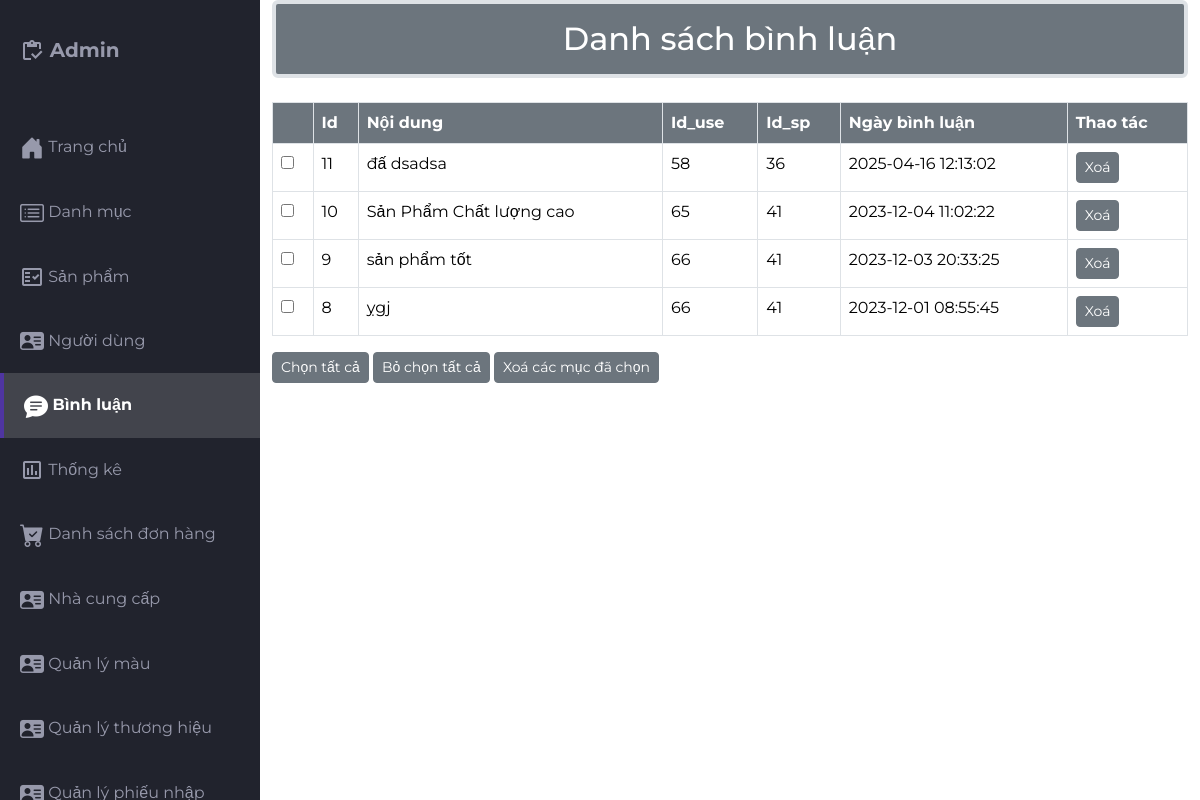
/src/Admin/indexadmin.php?act=listbl (signed in), run on the app's committed database.
### tables this page shows
CREATE TABLE `coment` (
  `cmt_id` int(10) NOT NULL COMMENT 'ID bình luận',
  `cmt_content` text NOT NULL COMMENT 'Nội dung bình luận',
  `cmt_date` varchar(50) NOT NULL DEFAULT current_timestamp() COMMENT 'Ngày bình luận',
  `pro_id` int(10) NOT NULL COMMENT 'ID Sản phẩm',
  `kh_id` int(10) NOT NULL COMMENT 'Id Khách hàng'
);

### src/app/model/connectdb.php (called while the page is built, shortened)
<?php
function get_connect()
{
    try {
        $conn = new PDO("mysql:host=localhost;dbname=da1;charset=utf8", "root", "");
        $conn->setAttribute(PDO::ATTR_ERRMODE, PDO::ERRMODE_EXCEPTION);
        return $conn;
    } catch (Exception $e) {
        echo 'Kết nối thất bại: ' . $e->getMessage();
        return null;
    }
}
function pdo_queryall($sql)
{
    $thamso = array_slice(func_get_args(), 1);
    $conn = get_connect();
    try {
        $exe = $conn->prepare($sql);
        $exe->execute($thamso);
        return $exe->fetchAll(PDO::FETCH_ASSOC);
    } catch (Exception $e) {
        echo 'Thao tác thất bại: ' . $e->getMessage();
    } finally {
        unset($conn);
    }
}

### src/app/model/binhluan.php (called while the page is built, shortened)
<?php
    function load_binhluan($pro_id = 0){
        $sql = "select * from coment where 1";
        $sql .= " order by cmt_id desc";
        $result = pdo_queryall($sql);
        return $result;
    }
?>

### src/Admin/binhluan/list_bl.php (the view)
<div class="container">
    <h2 class="border border-4 mb-4 text-bg-secondary p-3 text-center rounded">Danh sách bình luận</h2>
        <div class="table-responsive">
          <table class="table table-bordered ">
              <thead>
                <tr>
                  <Th class="text-bg-secondary"></Th>
                  <th class="text-bg-secondary">Id</th>
                  <th class="text-bg-secondary">Nội dung</th>
                  <th class="text-bg-secondary">Id_use</th>
                  <Th class="text-bg-secondary">Id_sp</Th>
                  <Th class="text-bg-secondary">Ngày bình luận</Th>
                  <Th class="text-bg-secondary">Thao tác</Th>
                </tr>
              </thead>
              <tbody>
                 <?php foreach ($listbl as $bl) {
                  extract($bl);
                ?>
                <tr>
                  <td><input type="checkbox" name="checkbox" id=""></td>
                  <td><?= $cmt_id   ?></td>
                  <td><?= $cmt_content  ?></td>
                  <td><?= $pro_id    ?></td>
                  <td><?= $kh_id    ?></td>
                  <td><?= $cmt_date  ?></td>
                  <td>
                      <a href="indexadmin.php?act=xoabl&cmt_id=<?php echo $cmt_id ?>"><input type="button" class="btn btn-secondary btn-sm" name="" value="Xoá" id=""></a>
                  </td>
                </tr>
                <?php  } ?>
              </tbody>
            </table>
        </div>
        <div class="">
          <button type="button" class="btn btn-secondary btn-sm ">Chọn tất cả</button>
          <button type="button" class="btn btn-secondary btn-sm">Bỏ chọn tất cả</button>
          <button type="button" class="btn btn-secondary btn-sm">Xoá các mục đã chọn</button>
        </div>
</div>

### src/Admin/css/styles.css (style rules this page uses)
body { margin: 0; padding: 0; box-sizing: border-box; background-color: #e6e8ed; color: #666666; font-family: "Montserrat", sans-serif; }

### data on the page
coment: cmt_id "11", cmt_content "đấ dsadsa", pro "58", kh "36", cmt_date "2025-04-16 12:13:02"
coment: cmt_id "10", cmt_content "Sản Phẩm Chất lượng cao", pro "65", kh "41", cmt_date "2023-12-04 11:02:22"
coment: cmt_id "9", cmt_content "sản phẩm tốt", pro "66", kh "41", cmt_date "2023-12-03 20:33:25"
coment: cmt_id "8", cmt_content "ỵgj", pro "66", kh "41", cmt_date "2023-12-01 08:55:45"
